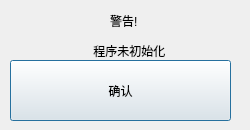
<?xml version="1.0" encoding="UTF-8"?>
<ui version="4.0">
 <class>Dialog</class>
 <widget class="QDialog" name="Dialog">
  <property name="geometry">
   <rect>
    <x>0</x>
    <y>0</y>
    <width>250</width>
    <height>130</height>
   </rect>
  </property>
  <property name="windowTitle">
   <string>Dialog</string>
  </property>
  <widget class="QPushButton" name="pushButton">
   <property name="geometry">
    <rect>
     <x>10</x>
     <y>60</y>
     <width>221</width>
     <height>61</height>
    </rect>
   </property>
   <property name="text">
    <string>确认</string>
   </property>
  </widget>
  <widget class="QLabel" name="label">
   <property name="geometry">
    <rect>
     <x>110</x>
     <y>10</y>
     <width>31</width>
     <height>21</height>
    </rect>
   </property>
   <property name="text">
    <string>警告!</string>
   </property>
  </widget>
  <widget class="QLabel" name="label_2">
   <property name="geometry">
    <rect>
     <x>90</x>
     <y>30</y>
     <width>111</width>
     <height>41</height>
    </rect>
   </property>
   <property name="text">
    <string> 程序未初始化</string>
   </property>
  </widget>
 </widget>
 <resources/>
 <connections/>
</ui>
